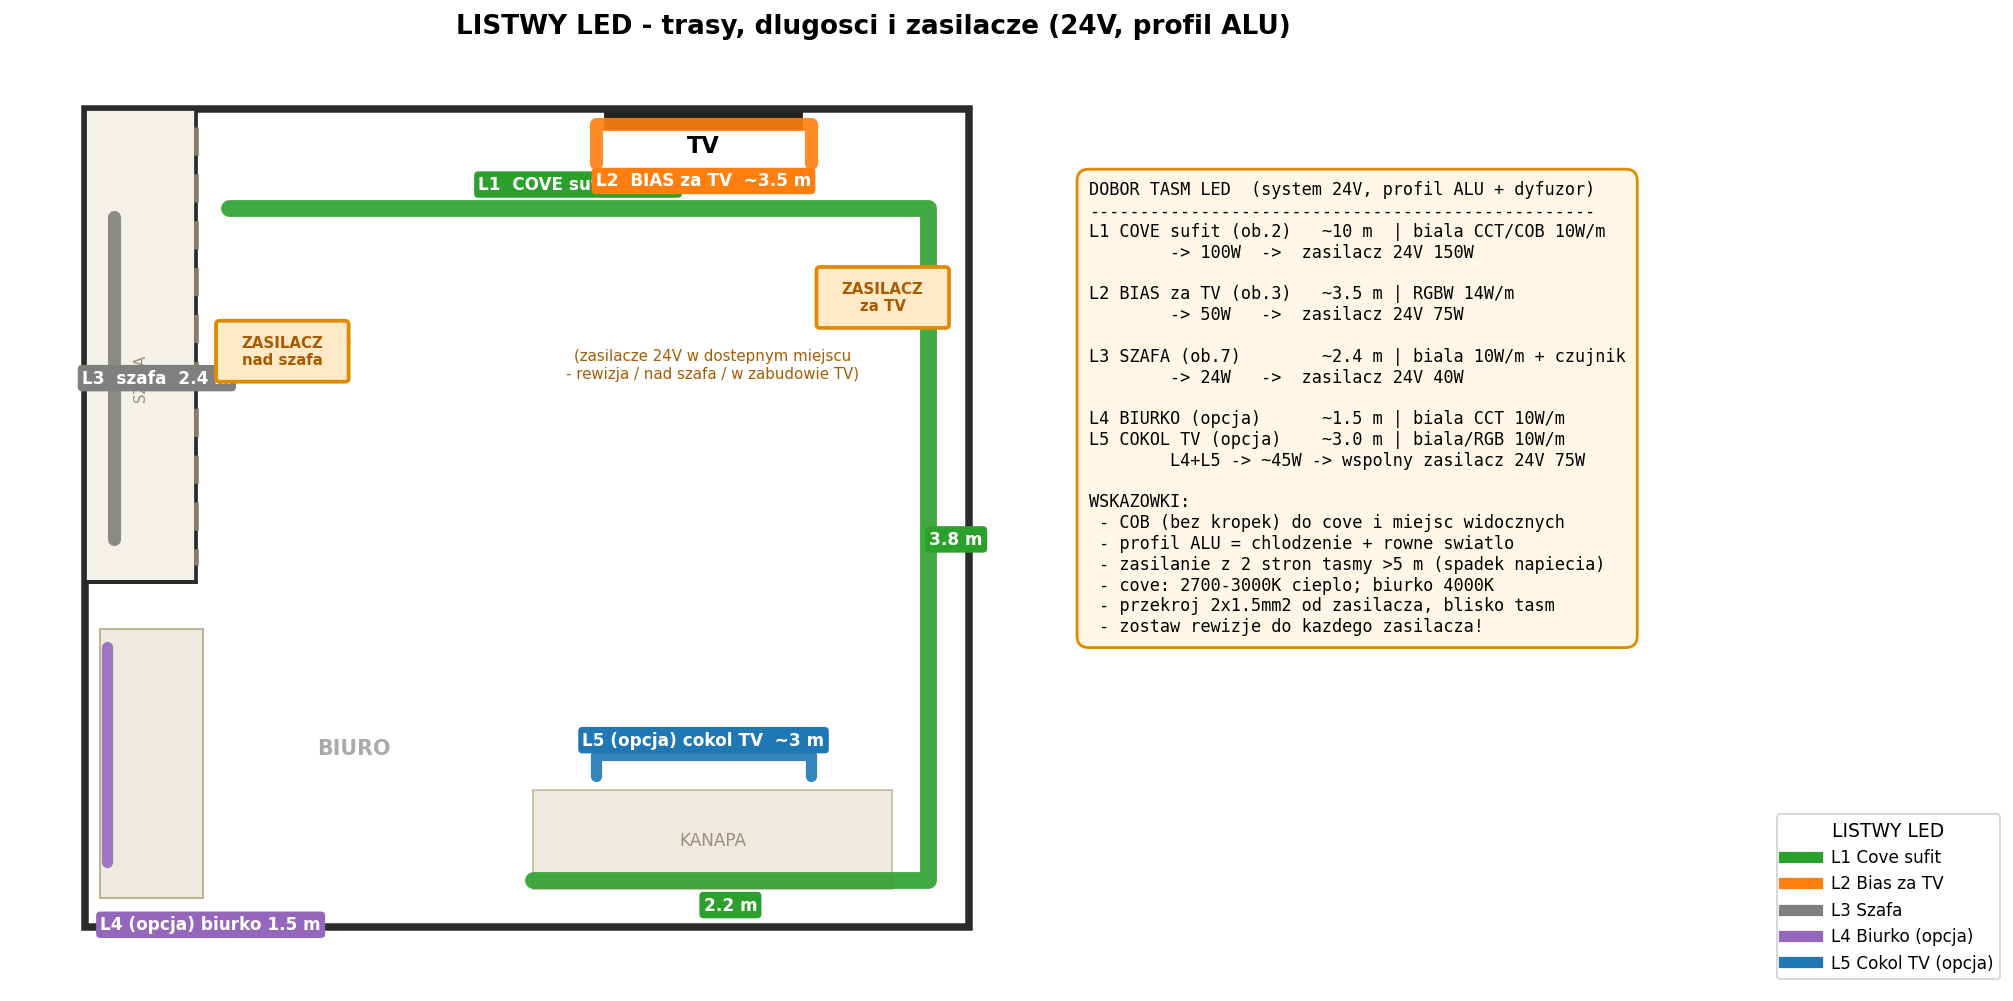

This chart was generated by the following Python code:
# -*- coding: utf-8 -*-
"""Plan LISTW LED - trasy tasm, dlugosci, zasilacze. Wymiary w cm."""
import matplotlib
matplotlib.use("Agg")
import matplotlib.pyplot as plt
from matplotlib.patches import Rectangle, FancyBboxPatch
from matplotlib.lines import Line2D

fig, ax = plt.subplots(figsize=(15, 12))
WALL="#2b2b2b"
COVE="#2ca02c"; BIAS="#ff7f0e"; SZAF="#7f7f7f"; BIUR="#9467bd"; COKOL="#1f77b4"

# kontur
ax.add_patch(Rectangle((0,0),493,456, fill=False, lw=4, ec=WALL))
ax.add_patch(Rectangle((0,0),62,264, fill=True, fc="#f4f1ea", ec=WALL, lw=2))
ax.plot([62,62],[10,254], color="#8a7f6a", lw=2.5, ls=(0,(6,4)))
ax.plot([0,62],[264,264], color=WALL, lw=2)
# meble
ax.add_patch(Rectangle((290,2),110,9, fc="#222", ec="#222"))
ax.text(345,24,"TV", ha="center", fontsize=12, fontweight="bold")
ax.add_patch(Rectangle((250,380),200,55, fc="#efeadf", ec="#cbbfa6", lw=1))
ax.text(350,408,"KANAPA", ha="center", va="center", fontsize=9, color="#9a8f78")
ax.add_patch(Rectangle((8,290),58,150, fc="#efeadf", ec="#bcae90", lw=1))
ax.text(150,360,"BIURO", ha="center", fontsize=11, fontweight="bold", color="#aaa")
ax.text(31,150,"SZAFA", ha="center", va="center", fontsize=8, rotation=90, color="#9a8f78")

def run(pts, color, lw=8):
    xs=[p[0] for p in pts]; ys=[p[1] for p in pts]
    ax.plot(xs,ys, color=color, lw=lw, solid_capstyle="round",
            solid_joinstyle="round", zorder=5, alpha=0.9)

def lbl(x,y,t,color):
    ax.text(x,y,t, ha="center", va="center", fontsize=9, color="white",
            fontweight="bold", zorder=7,
            bbox=dict(boxstyle="round,pad=0.25", fc=color, ec="none"))

# ---- L1 COVE sufitowy salon (C-ksztalt, ~10 m) ----
cove=[(80,55),(470,55),(470,430),(250,430)]
run(cove, COVE, 9)
lbl(275,42,"L1  COVE sufit  3.9 m", COVE)
lbl(486,240,"3.8 m", COVE)
lbl(360,444,"2.2 m", COVE)

# ---- L2 BIAS za TV (ramka wokol TV, ~3.5 m) ----
bias=[(285,30),(285,8),(405,8),(405,30)]
run(bias, BIAS, 7)
lbl(345,40,"L2  BIAS za TV  ~3.5 m", BIAS)

# ---- L3 SZAFA wewnatrz (~2.4 m) ----
run([(16,60),(16,240)], SZAF, 7)
lbl(40,150,"L3  szafa  2.4 m", SZAF)

# ---- L4 (opcja) listwa nad biurkiem / pod polka (~1.5 m) ----
run([(12,300),(12,420)], BIUR, 6)
lbl(70,455,"L4 (opcja) biurko 1.5 m", BIUR)

# ---- L5 (opcja) cokol zabudowy TV - efekt 'floating' (~3 m) ----
run([(285,372),(285,360),(405,360),(405,372)], COKOL, 6)
lbl(345,352,"L5 (opcja) cokol TV  ~3 m", COKOL)

# ---- ZASILACZE (PSU) ----
def psu(x,y,t):
    ax.add_patch(FancyBboxPatch((x,y),70,30, boxstyle="round,pad=2",
                 fc="#ffe9c7", ec="#e08a00", lw=2, zorder=8))
    ax.text(x+35,y+15,t, ha="center", va="center", fontsize=8,
            fontweight="bold", color="#a85b00", zorder=9)
psu(75,120,"ZASILACZ\nnad szafa")     # cove + szafa
ax.annotate("",xy=(120,130),xytext=(150,130),arrowprops=dict(arrowstyle="->",color="#e08a00"))
psu(410,90,"ZASILACZ\nza TV")          # bias + cokol
ax.text(350,150,"(zasilacze 24V w dostepnym miejscu\n- rewizja / nad szafa / w zabudowie TV)",
        ha="center", fontsize=8, color="#a85b00")

# ---------- TABELA DOBORU ----------
tab=(
"DOBOR TASM LED  (system 24V, profil ALU + dyfuzor)\n"
"--------------------------------------------------\n"
"L1 COVE sufit (ob.2)   ~10 m  | biala CCT/COB 10W/m\n"
"        -> 100W  ->  zasilacz 24V 150W\n\n"
"L2 BIAS za TV (ob.3)   ~3.5 m | RGBW 14W/m\n"
"        -> 50W   ->  zasilacz 24V 75W\n\n"
"L3 SZAFA (ob.7)        ~2.4 m | biala 10W/m + czujnik\n"
"        -> 24W   ->  zasilacz 24V 40W\n\n"
"L4 BIURKO (opcja)      ~1.5 m | biala CCT 10W/m\n"
"L5 COKOL TV (opcja)    ~3.0 m | biala/RGB 10W/m\n"
"        L4+L5 -> ~45W -> wspolny zasilacz 24V 75W\n\n"
"WSKAZOWKI:\n"
" - COB (bez kropek) do cove i miejsc widocznych\n"
" - profil ALU = chlodzenie + rowne swiatlo\n"
" - zasilanie z 2 stron tasmy >5 m (spadek napiecia)\n"
" - cove: 2700-3000K cieplo; biurko 4000K\n"
" - przekroj 2x1.5mm2 od zasilacza, blisko tasm\n"
" - zostaw rewizje do kazdego zasilacza!"
)
ax.text(560,40,tab, fontsize=9, va="top", ha="left", family="monospace",
        bbox=dict(boxstyle="round,pad=0.7", fc="#fff6e6", ec="#e08a00", lw=1.5))

# legenda
leg=[(COVE,"L1 Cove sufit"),(BIAS,"L2 Bias za TV"),(SZAF,"L3 Szafa"),
     (BIUR,"L4 Biurko (opcja)"),(COKOL,"L5 Cokol TV (opcja)")]
h=[Line2D([0],[0],color=c,lw=6,label=t) for c,t in leg]
ax.legend(handles=h, loc="lower left", bbox_to_anchor=(1.02,0.0),
          fontsize=9, frameon=True, title="LISTWY LED", title_fontsize=10)

ax.set_xlim(-40,920); ax.set_ylim(-30,490)
ax.invert_yaxis(); ax.set_aspect("equal"); ax.axis("off")
ax.set_title("LISTWY LED - trasy, dlugosci i zasilacze (24V, profil ALU)",
             fontsize=14, fontweight="bold", pad=12)
plt.tight_layout()
plt.savefig("/home/user/architekt-wnetrz/plan_listwy_led.png", dpi=135,
            bbox_inches="tight", facecolor="white")
print("saved")
